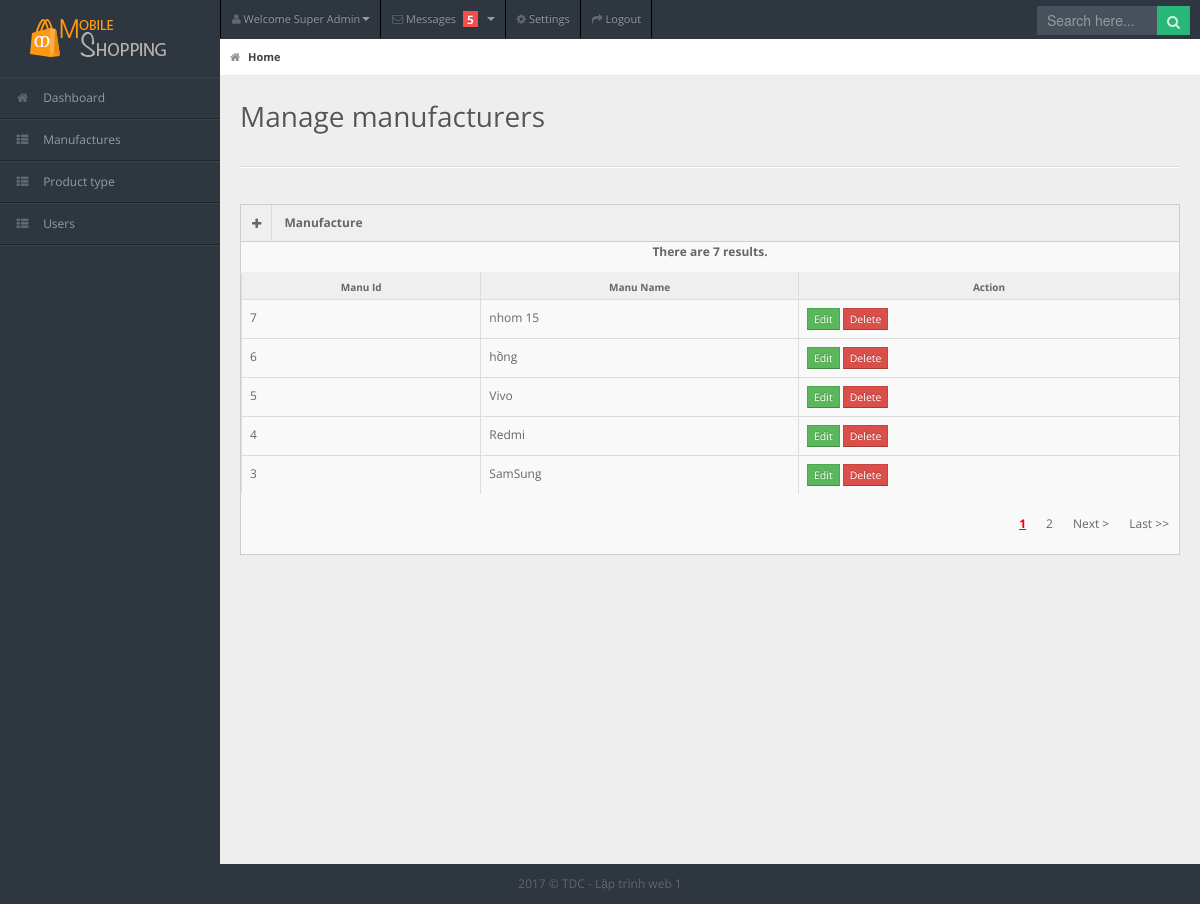
/mobile/fonts/admin/manufactures.php, run on the app's committed database.
### tables this page shows
CREATE TABLE IF NOT EXISTS `manufactures` (
  `manu_id` int(11) NOT NULL AUTO_INCREMENT,
  `manu_name` varchar(100) NOT NULL,
  PRIMARY KEY (`manu_id`)
);

### mobile/fonts/admin/manufactures.php (the view, shortened to what this page needs)
<!DOCTYPE html>
<html lang="en">
<?php
require "models/db.php";
require "models/manufacture.php";
?>
<head>
    <link rel="stylesheet" href="css/bootstrap.min.css" />
    <link rel="stylesheet" href="css/bootstrap-responsive.min.css" />
    <link rel="stylesheet" href="css/uniform.css" />
    <link rel="stylesheet" href="css/select2.css" />
    <link rel="stylesheet" href="css/matrix-style.css" />
    <link rel="stylesheet" href="css/matrix-media.css" />
    <link href="font-awesome/css/font-awesome.css" rel="stylesheet" />
</head>
<body>
    <div id="header">
        <h1><a href="index.php"><img src="../images/logo.png" alt=""></a></h1>
    </div>
    <div id="user-nav" class="navbar navbar-inverse">
        <ul class="nav">
            <li class="dropdown" id="profile-messages"><a title="" href="#" data-toggle="dropdown"
                    data-target="#profile-messages" class="dropdown-toggle"><i class="icon icon-user"></i> <span
                        class="text">Welcome Super Admin</span><b class="caret"></b></a>
            </li>
            <li class="dropdown" id="menu-messages"><a href="#" data-toggle="dropdown" data-target="#menu-messages"
                    class="dropdown-toggle"><i class="icon icon-envelope"></i> <span class="text">Messages</span> <span
                        class="label label-important">5</span> <b class="caret"></b></a>
            </li>
            <li class=""><a title="" href="#"><i class="icon icon-cog"></i> <span class="text">Settings</span></a></li>
            <li class=""><a title="" href="logout.php"><i class="icon icon-share-alt"></i> <span
                        class="text">Logout</span></a></li>
        </ul>
    </div>
    <div id="search">
        <input type="text" placeholder="Search here..." />
        <button type="submit" class="tip-bottom" title="Search"><i class="icon-search icon-white"></i></button>
    </div>
    <div id="sidebar"> <a href="#" class="visible-phone"><i class="icon icon-th"></i>Tables</a>
        <ul>
            <li><a href="index.php"><i class="icon icon-home"></i> <span>Dashboard</span></a> </li>
            <li> <a href="manufactures.php"><i class="icon icon-th-list"></i> <span>Manufactures</span></a></li>
            <li> <a href="protypes.php"><i class="icon icon-th-list"></i> <span>Product type</span></a></li>
            <li> <a href="users.php"><i class="icon icon-th-list"></i> <span>Users</span></a></li>
        </ul>
    </div>
    <div id="content">
        <div id="content-header">
            <div id="breadcrumb"> <a href="index.php" title="Go to Home" class="tip-bottom current"><i
                        class="icon-home"></i> Home</a></div>
            <h1>Manage manufacturers</h1>
        </div>
        <div class="container-fluid">
            <hr>
            <div class="row-fluid">
                <div class="span12">
                    <div class="widget-box">
                        <div class="widget-title"> <span class="icon"><a href="form.php?functionType=manufacturers"> <i class="icon-plus"></i>
                                </a></span>
                            <h5>Manufacture</h5>
                        </div>
                        <div class="widget-content nopadding">
                            <table class="table table-bordered table-striped">
                                <thead>
                                    <tr>
                                        <th>Manu Id</th>
                                        <th>Manu Name</th>
                                        <th>Action</th>
                                    </tr>
                                </thead>
                                <tbody>
                                    <?php
                                        $page = 1;
                                        $resultsPerPage = 5;
                                        $totalResults = count(Manufacture::getAllManufacturers());
                                        $list_of_manufacturers = Manufacture::getAllManufacturers_andCreatePagination($page, $resultsPerPage);
                                        echo "<p style=\"text-align:center;\"><b>There are $totalResults results.</b></p>";
                                        foreach ($list_of_manufacturers as $key => $value) {
                                    ?>
                                    <tr class="">
                                        <td><?php echo $value['manu_id']; ?></td>
                                        <td><?php echo $value['manu_name']; ?></td>
                                        <td>
                                            <a href="form_update.php?functionType=manufacturers&manu_id=<?php echo $value['manu_id']; ?>" class="btn btn-success btn-mini">Edit</a>
                                            <a href="delete-manufacture.php?manu_id=<?php echo $value['manu_id']; ?>" class="btn btn-danger btn-mini">Delete</a>
                                        </td>
                                    </tr>
                                    <?php
                                        }
                                    ?>
                                </tbody>
                            </table>
                            <div class="row" style="margin-left: 18px;">
                                <ul class="pagination">
                                    <?php
                                        echo Manufacture::paginate("manufactures.php?", $page, $totalResults, $resultsPerPage, 1);
                                    ?>
                                </ul>
                            </div>
                        </div>
                    </div>
                </div>
            </div>
        </div>
    </div>
    <div class="row-fluid">
        <div id="footer" class="span12"> 2017 &copy; TDC - Lập trình web 1</div>
    </div>
</body>
</html>

### mobile/fonts/admin/manufactures.php (style rules this page uses)
ul.pagination { list-style: none; float: right; }

### data on the page
manufactures: manu_id "7", manu_name "nhom 15"
manufactures: manu_id "6", manu_name "hồng"
manufactures: manu_id "5", manu_name "Vivo"
manufactures: manu_id "4", manu_name "Redmi"
manufactures: manu_id "3", manu_name "SamSung"

### other printed values
$totalResults "7"
